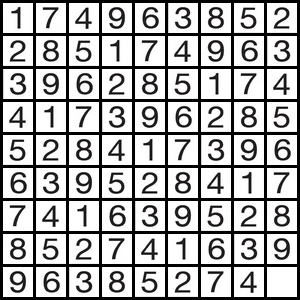
#> input picture sudoku.png, 300 x 300 px
$ python neural_network_upgrader.py
#> lines starting #> are read from the running program, lines starting #| are printed output that depends on the picture; after the words box and inside, x2 and y2 are one past the last pixel; in counts of white or black regions, pixels touching at a corner belong together
import numpy as np
import matplotlib.pyplot as plt
import matplotlib.image as mpimg
from sudoku_solver import sudoku


def sigmoid(t):
    return 1 / (1 + np.exp(-t))

# [56 lines left out: functions neuron_output, add_bias, feed_forward, back_propagate, back_propagate2, not called in this run]

def coord_of_img(i,j,img):
    v = 30*i + 3*(i+1)
    h = 30*j + 3*(j+1)
    return img[v:v+30, h:h+30,:3]

# [14 lines left out: functions shifted_coord_of_img, black_or_white, not called in this run]

def pixel_cluster(img):
    s = img.shape
    all_white = np.ones(s)
    all_black = np.zeros(s)
    d_to_white = np.sqrt(((img - all_white)**2).sum(axis=2))
    d_to_black = np.sqrt(((img - all_black)**2).sum(axis=2))
    return 0.1 * np.int8(d_to_black < d_to_white)

def predict(network, inp):
    return feed_forward(network, inp)[-1]


if __name__ == "__main__":
    path = 'sudoku.png'
    img = mpimg.imread(path)
#> img is the input picture: shape (300, 300, 4) float32; mean R, G, B, A 0.697, 0.696, 0.696, 1

    none = pixel_cluster(coord_of_img(8,8,img))
#> in coord_of_img, `return img[v:v+30, h:h+30,:3]`: returned value: shape (30, 30, 3) float32; every value is 1
#> in pixel_cluster, `s = img.shape`: s = (30, 30, 3)
#> in pixel_cluster, `d_to_white = np.sqrt(((img - all_white)**2).sum(axis=2))`: d_to_white: shape (30, 30) float64; every value is 0
#> in pixel_cluster, `d_to_black = np.sqrt(((img - all_black)**2).sum(axis=2))`: d_to_black: shape (30, 30) float64; every value is 1.73
    one = pixel_cluster(coord_of_img(0,0,img))
#> in pixel_cluster (call 2), `return 0.1 * np.int8(d_to_black < d_to_white)`:
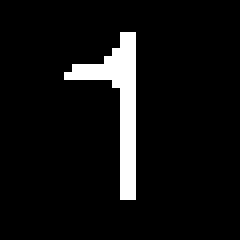
#> returned value: shape (30, 30) float64 (shown 8 times larger); values 0 (black) and 0.1 (white), 6.6% white in thin lines or dots, all inside (x1, y1, x2, y2) = (8, 4, 17, 25)
    two = pixel_cluster(coord_of_img(1,0,img))
#> in pixel_cluster (call 3), `return 0.1 * np.int8(d_to_black < d_to_white)`: returned value: shape (30, 30) float64; values 0 (black) and 0.1 (white), 14.1% white in thin lines or dots, all inside (x1, y1, x2, y2) = (7, 4, 22, 25)
    three = pixel_cluster(coord_of_img(2,0,img))
#> in pixel_cluster (call 4), `return 0.1 * np.int8(d_to_black < d_to_white)`: returned value: shape (30, 30) float64; values 0 (black) and 0.1 (white), 16% white in thin lines or dots, all inside (x1, y1, x2, y2) = (7, 4, 23, 26)
    four = pixel_cluster(coord_of_img(3,0,img))
#> in pixel_cluster (call 5), `return 0.1 * np.int8(d_to_black < d_to_white)`: returned value: shape (30, 30) float64; values 0 (black) and 0.1 (white), 12% white in thin lines or dots, all inside (x1, y1, x2, y2) = (6, 5, 23, 26)
    five = pixel_cluster(coord_of_img(4,0,img))
#> in pixel_cluster (call 6), `return 0.1 * np.int8(d_to_black < d_to_white)`: returned value: shape (30, 30) float64; values 0 (black) and 0.1 (white), 14.3% white in thin lines or dots, all inside (x1, y1, x2, y2) = (7, 5, 22, 26)
    six = pixel_cluster(coord_of_img(5,0,img))
#> in pixel_cluster (call 7), `return 0.1 * np.int8(d_to_black < d_to_white)`: returned value: shape (30, 30) float64; values 0 (black) and 0.1 (white), 17% white in thin lines or dots, all inside (x1, y1, x2, y2) = (8, 4, 24, 25)
    seven = pixel_cluster(coord_of_img(6,0,img))
#> in pixel_cluster (call 8), `d_to_white = np.sqrt(((img - all_white)**2).sum(axis=2))`:
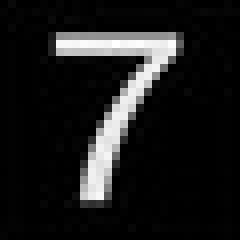
#> d_to_white: shape (30, 30) float64 (shown 8 times larger); min 0, max 1.7, mean 0.178; drawn with min black and max white
#> in pixel_cluster (call 8), `return 0.1 * np.int8(d_to_black < d_to_white)`: returned value: shape (30, 30) float64; values 0 (black) and 0.1 (white), 11.1% white; 1 white region, box (x1, y1, x2, y2) and area: (7, 4, 22, 25) 100
    eight = pixel_cluster(coord_of_img(7,0,img))
#> in pixel_cluster (call 9), `d_to_white = np.sqrt(((img - all_white)**2).sum(axis=2))`:
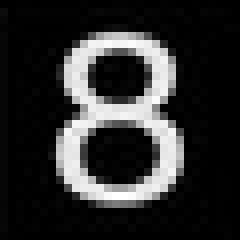
#> d_to_white: shape (30, 30) float64 (shown 8 times larger); min 0, max 1.7, mean 0.3; drawn with min black and max white
#> in pixel_cluster (call 9), `return 0.1 * np.int8(d_to_black < d_to_white)`:
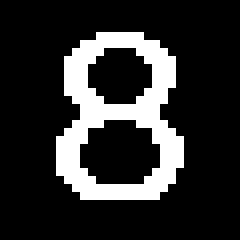
#> returned value: shape (30, 30) float64 (shown 8 times larger); values 0 (black) and 0.1 (white), 18% white in thin lines or dots, all inside (x1, y1, x2, y2) = (7, 4, 23, 25)
    nine = pixel_cluster(coord_of_img(8,0,img))
#> in coord_of_img (call 10), `return img[v:v+30, h:h+30,:3]`:
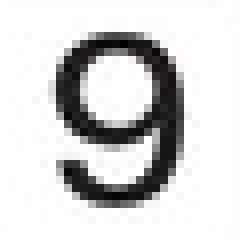
#> returned value: shape (30, 30, 3) float32 (shown 8 times larger); mean of channels 0, 1, 2 0.828, 0.827, 0.827; drawn as R, G, B
#> in pixel_cluster (call 10), `d_to_white = np.sqrt(((img - all_white)**2).sum(axis=2))`:
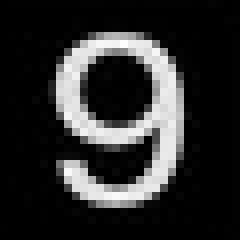
#> d_to_white: shape (30, 30) float64 (shown 8 times larger); min 0, max 1.73, mean 0.299; drawn with min black and max white
#> in pixel_cluster (call 10), `return 0.1 * np.int8(d_to_black < d_to_white)`:
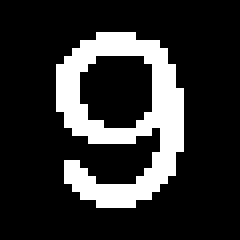
#> returned value: shape (30, 30) float64 (shown 8 times larger); values 0 (black) and 0.1 (white), 18.6% white in thin lines or dots, all inside (x1, y1, x2, y2) = (7, 4, 23, 26)

    targets = [np.array([1 if i==j else 0 for i in range(10)])
               for j in range(10)]

    ## 0,1 matrix input
#> (the run stopped early here; a loop or call above may not have finished)
